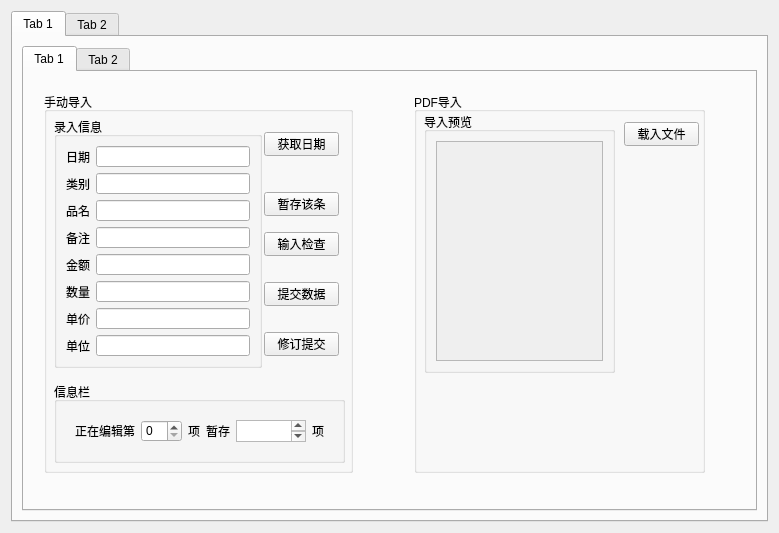
<?xml version="1.0" encoding="UTF-8"?>
<ui version="4.0">
 <class>Form</class>
 <widget class="QWidget" name="Form">
  <property name="geometry">
   <rect>
    <x>0</x>
    <y>0</y>
    <width>779</width>
    <height>533</height>
   </rect>
  </property>
  <property name="sizePolicy">
   <sizepolicy hsizetype="Expanding" vsizetype="Preferred">
    <horstretch>0</horstretch>
    <verstretch>0</verstretch>
   </sizepolicy>
  </property>
  <property name="windowTitle">
   <string>食品管理系统</string>
  </property>
  <layout class="QGridLayout" name="gridLayout_3">
   <item row="0" column="0">
    <layout class="QGridLayout" name="gridLayout">
     <property name="sizeConstraint">
      <enum>QLayout::SizeConstraint::SetNoConstraint</enum>
     </property>
     <property name="spacing">
      <number>0</number>
     </property>
     <item row="0" column="0">
      <widget class="QTabWidget" name="tabWidget">
       <property name="currentIndex">
        <number>0</number>
       </property>
       <widget class="QWidget" name="tab">
        <attribute name="title">
         <string>Tab 1</string>
        </attribute>
        <layout class="QHBoxLayout" name="horizontalLayout_2">
         <item>
          <widget class="QTabWidget" name="tabWidget_2">
           <widget class="QWidget" name="tab_3">
            <attribute name="title">
             <string>Tab 1</string>
            </attribute>
            <widget class="QGroupBox" name="groupBox_3">
             <property name="geometry">
              <rect>
               <x>20</x>
               <y>20</y>
               <width>309</width>
               <height>381</height>
              </rect>
             </property>
             <property name="title">
              <string>手动导入</string>
             </property>
             <widget class="QGroupBox" name="groupBox">
              <property name="geometry">
               <rect>
                <x>10</x>
                <y>25</y>
                <width>208</width>
                <height>251</height>
               </rect>
              </property>
              <property name="title">
               <string>录入信息</string>
              </property>
              <layout class="QVBoxLayout" name="verticalLayout">
               <item>
                <layout class="QFormLayout" name="formLayout">
                 <item row="1" column="0">
                  <widget class="QLabel" name="date">
                   <property name="text">
                    <string>日期</string>
                   </property>
                  </widget>
                 </item>
                 <item row="1" column="1">
                  <widget class="QLineEdit" name="date_2">
                   <property name="text">
                    <string/>
                   </property>
                  </widget>
                 </item>
                 <item row="2" column="0">
                  <widget class="QLabel" name="foodType">
                   <property name="text">
                    <string>类别</string>
                   </property>
                  </widget>
                 </item>
                 <item row="2" column="1">
                  <widget class="QLineEdit" name="foodType_2"/>
                 </item>
                 <item row="3" column="0">
                  <widget class="QLabel" name="name">
                   <property name="text">
                    <string>品名</string>
                   </property>
                  </widget>
                 </item>
                 <item row="3" column="1">
                  <widget class="QLineEdit" name="name_2"/>
                 </item>
                 <item row="5" column="0">
                  <widget class="QLabel" name="info">
                   <property name="text">
                    <string>备注</string>
                   </property>
                  </widget>
                 </item>
                 <item row="5" column="1">
                  <widget class="QLineEdit" name="info_2"/>
                 </item>
                 <item row="6" column="0">
                  <widget class="QLabel" name="amount">
                   <property name="text">
                    <string>金额</string>
                   </property>
                  </widget>
                 </item>
                 <item row="6" column="1">
                  <widget class="QLineEdit" name="amount_2"/>
                 </item>
                 <item row="7" column="0">
                  <widget class="QLabel" name="Label">
                   <property name="text">
                    <string>数量</string>
                   </property>
                  </widget>
                 </item>
                 <item row="7" column="1">
                  <widget class="QLineEdit" name="LineEdit"/>
                 </item>
                 <item row="8" column="0">
                  <widget class="QLabel" name="Label_2">
                   <property name="text">
                    <string>单价</string>
                   </property>
                  </widget>
                 </item>
                 <item row="8" column="1">
                  <widget class="QLineEdit" name="LineEdit_2"/>
                 </item>
                 <item row="9" column="0">
                  <widget class="QLabel" name="Label_3">
                   <property name="text">
                    <string>单位</string>
                   </property>
                  </widget>
                 </item>
                 <item row="9" column="1">
                  <widget class="QLineEdit" name="LineEdit_3"/>
                 </item>
                </layout>
               </item>
              </layout>
             </widget>
             <widget class="QPushButton" name="pushButton_6">
              <property name="geometry">
               <rect>
                <x>220</x>
                <y>240</y>
                <width>75</width>
                <height>24</height>
               </rect>
              </property>
              <property name="text">
               <string>修订提交</string>
              </property>
              <attribute name="buttonGroup">
               <string notr="true">buttonGroup</string>
              </attribute>
             </widget>
             <widget class="QPushButton" name="pushButton_7">
              <property name="geometry">
               <rect>
                <x>220</x>
                <y>100</y>
                <width>75</width>
                <height>24</height>
               </rect>
              </property>
              <property name="text">
               <string>暂存该条</string>
              </property>
              <attribute name="buttonGroup">
               <string notr="true">buttonGroup</string>
              </attribute>
             </widget>
             <widget class="QPushButton" name="pushButton_5">
              <property name="geometry">
               <rect>
                <x>220</x>
                <y>190</y>
                <width>75</width>
                <height>24</height>
               </rect>
              </property>
              <property name="text">
               <string>提交数据</string>
              </property>
              <attribute name="buttonGroup">
               <string notr="true">buttonGroup</string>
              </attribute>
             </widget>
             <widget class="QPushButton" name="pushButton">
              <property name="geometry">
               <rect>
                <x>220</x>
                <y>40</y>
                <width>75</width>
                <height>24</height>
               </rect>
              </property>
              <property name="text">
               <string>获取日期</string>
              </property>
              <attribute name="buttonGroup">
               <string notr="true">buttonGroup</string>
              </attribute>
             </widget>
             <widget class="QPushButton" name="pushButton_2">
              <property name="geometry">
               <rect>
                <x>220</x>
                <y>140</y>
                <width>75</width>
                <height>24</height>
               </rect>
              </property>
              <property name="text">
               <string>输入检查</string>
              </property>
              <attribute name="buttonGroup">
               <string notr="true">buttonGroup</string>
              </attribute>
             </widget>
             <widget class="QGroupBox" name="groupBox_5">
              <property name="geometry">
               <rect>
                <x>10</x>
                <y>290</y>
                <width>291</width>
                <height>81</height>
               </rect>
              </property>
              <property name="title">
               <string>信息栏</string>
              </property>
              <layout class="QHBoxLayout" name="horizontalLayout_3">
               <item>
                <widget class="QWidget" name="widget_5" native="true">
                 <layout class="QHBoxLayout" name="horizontalLayout">
                  <item>
                   <widget class="QLabel" name="label">
                    <property name="text">
                     <string>正在编辑第</string>
                    </property>
                   </widget>
                  </item>
                  <item>
                   <widget class="QSpinBox" name="spinBox"/>
                  </item>
                  <item>
                   <widget class="QLabel" name="label_2">
                    <property name="text">
                     <string>项</string>
                    </property>
                   </widget>
                  </item>
                  <item>
                   <widget class="QLabel" name="label_3">
                    <property name="text">
                     <string>暂存</string>
                    </property>
                   </widget>
                  </item>
                  <item>
                   <widget class="QPlainTextEdit" name="plainTextEdit"/>
                  </item>
                  <item>
                   <widget class="QLabel" name="label_4">
                    <property name="text">
                     <string>项</string>
                    </property>
                   </widget>
                  </item>
                 </layout>
                </widget>
               </item>
              </layout>
             </widget>
            </widget>
            <widget class="QGroupBox" name="groupBox_4">
             <property name="geometry">
              <rect>
               <x>390</x>
               <y>20</y>
               <width>291</width>
               <height>381</height>
              </rect>
             </property>
             <property name="title">
              <string>PDF导入</string>
             </property>
             <widget class="QGroupBox" name="groupBox_2">
              <property name="geometry">
               <rect>
                <x>10</x>
                <y>20</y>
                <width>191</width>
                <height>261</height>
               </rect>
              </property>
              <property name="title">
               <string>导入预览</string>
              </property>
              <layout class="QVBoxLayout" name="verticalLayout_2">
               <item>
                <widget class="QScrollArea" name="scrollArea">
                 <property name="widgetResizable">
                  <bool>true</bool>
                 </property>
                 <widget class="QWidget" name="scrollAreaWidgetContents">
                  <property name="geometry">
                   <rect>
                    <x>0</x>
                    <y>0</y>
                    <width>169</width>
                    <height>223</height>
                   </rect>
                  </property>
                 </widget>
                </widget>
               </item>
              </layout>
             </widget>
             <widget class="QPushButton" name="pushButton_3">
              <property name="geometry">
               <rect>
                <x>210</x>
                <y>30</y>
                <width>75</width>
                <height>24</height>
               </rect>
              </property>
              <property name="text">
               <string>载入文件</string>
              </property>
             </widget>
            </widget>
           </widget>
           <widget class="QWidget" name="tab_4">
            <attribute name="title">
             <string>Tab 2</string>
            </attribute>
           </widget>
          </widget>
         </item>
        </layout>
       </widget>
       <widget class="QWidget" name="tab_2">
        <attribute name="title">
         <string>Tab 2</string>
        </attribute>
        <layout class="QGridLayout" name="gridLayout_2">
         <item row="0" column="0">
          <widget class="QTabWidget" name="tabWidget_3">
           <widget class="QWidget" name="tab_5">
            <attribute name="title">
             <string>Tab 1</string>
            </attribute>
           </widget>
           <widget class="QWidget" name="tab_6">
            <attribute name="title">
             <string>Tab 2</string>
            </attribute>
           </widget>
          </widget>
         </item>
        </layout>
       </widget>
      </widget>
     </item>
    </layout>
   </item>
  </layout>
 </widget>
 <resources/>
 <connections/>
 <buttongroups>
  <buttongroup name="buttonGroup"/>
 </buttongroups>
</ui>
